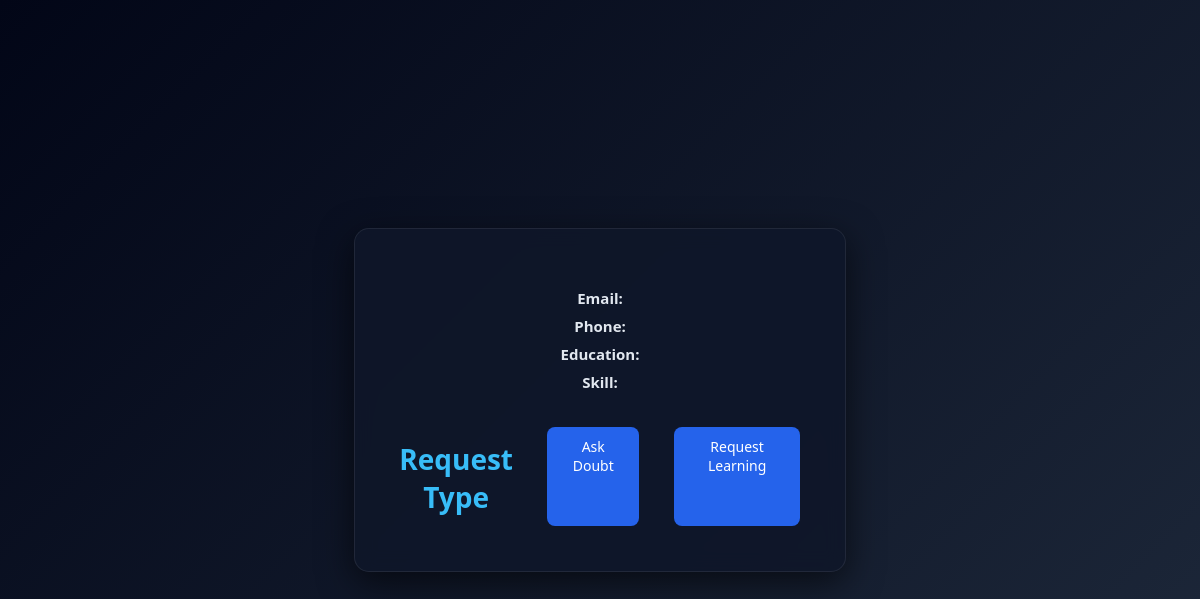
The page /mentor/saru (signed in) on the database as committed earlier.
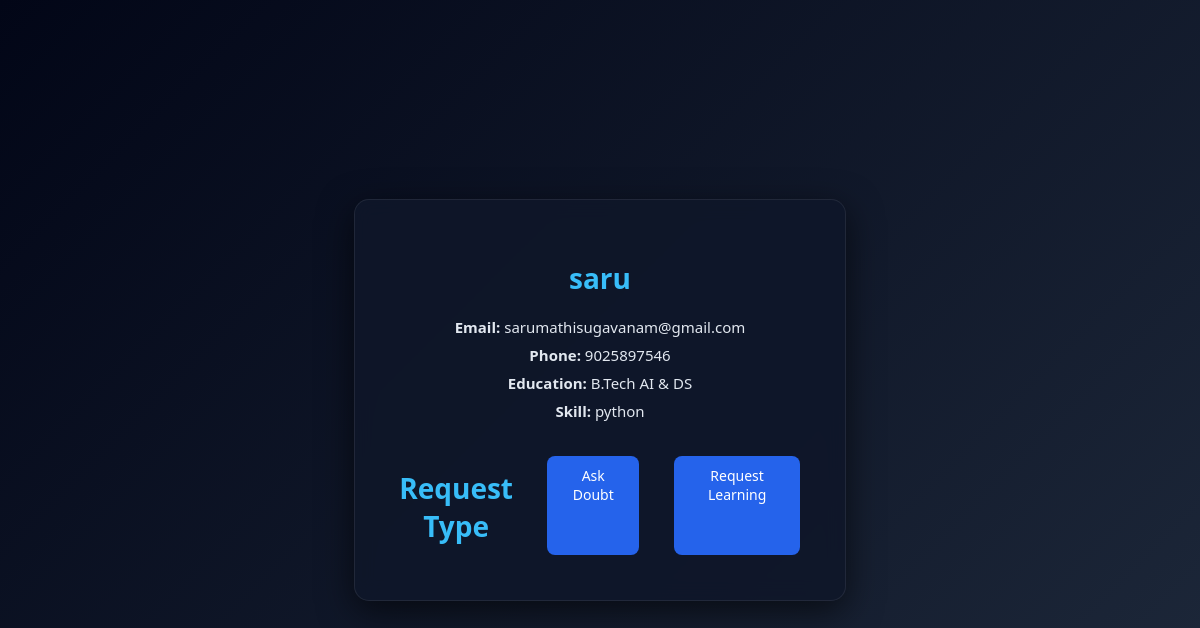
The same page on the database as committed later.
### tables this page shows
CREATE TABLE users(
id INTEGER PRIMARY KEY AUTOINCREMENT,
username TEXT,
email TEXT,
phone TEXT,
education TEXT,
skill TEXT,
password TEXT
);

### backend/routes/user_routes.py (the view)
@user_bp.route('/mentor/<username>')
def mentor_page(username):
    from utils.db import get_db
    conn=get_db()
    user=conn.execute(
    "SELECT * FROM users WHERE username=?",(username,)
    ).fetchone()
    status=get_request_status(session['user'],username)
    conn.close()
    return render_template(
        "mentor.html",
        user=user,
        status=status
    )

### backend/models/connection_model.py (called while the page is built)
def get_request_status(user1,user2):
    conn=get_db()
    status=conn.execute("""
    SELECT * FROM connections
    WHERE user1=? AND user2=?
    """,(user1,user2)).fetchone()
    conn.close()
    return status

### backend/utils/db.py (called while the page is built)
def get_db():
    conn = sqlite3.connect(DB_PATH)
    conn.row_factory = sqlite3.Row
    return conn

### frontend/templates/mentor.html (shortened to what this page needs)
<!DOCTYPE html>
<html>
<head>
<link rel="stylesheet" href="/static/css/style.css">
</head>
<body class="mentor-body">
<div class="mentor-card">
<h2>{{user.username}}</h2>
<p><b>Email:</b> {{user.email}}</p>
<p><b>Phone:</b> {{user.phone}}</p>
<p><b>Education:</b> {{user.education}}</p>
<p><b>Skill:</b> {{user.skill}}</p>
<div class="mentor-buttons">
<h2>Request Type</h2>
{% if status == None %}
<a href="/send_request/{{user.username}}/doubt" class="btn primary">
Ask Doubt
</a>
<a href="/send_request/{{user.username}}/learn" class="btn secondary">
Request Learning
</a>
{% elif status.status == "pending" %}
<button class="btn" disabled>
Request Sent (Pending)
</button>
{% elif status.status == "rejected" %}
<button class="btn danger" disabled>
Request Rejected
</button>
{% endif %}
</div>
</div>
</body>
</html>

### frontend/static/css/style.css (style rules this page uses)
body { margin:0; font-family: 'Segoe UI',sans-serif; background:#0f172a; color:white; }
.btn { display:inline-block; padding:12px 30px; margin:10px; border-radius:8px; background:#2563eb; color:white; text-decoration:none; transition:0.3s; }
.mentor-body { margin:0; height:100vh; display:flex; justify-content:center; align-items:center; background:linear-gradient(135deg,#020617,#1e293b); font-family:'Segoe UI',sans-serif; }
.mentor-card { width:420px; padding:35px; border-radius:15px; text-align:center; background:rgba(15,23,42,0.9); backdrop-filter:blur(10px); box-shadow:0 10px 35px rgba(0,0,0,0.6); border:1px solid rgba(255,255,255,0.08); transition:0.3s; }
.mentor-card h2 { font-size:28px; margin-bottom:20px; color:#38bdf8; }
.mentor-card p { font-size:15px; margin:8px 0; color:#e2e8f0; }
.mentor-buttons { margin-top:25px; display:flex; justify-content:center; gap:15px; }
.mentor-buttons .btn { padding:10px 22px; border-radius:8px; text-decoration:none; font-size:14px; background:#2563eb; color:white; transition:0.25s; }

Rows that differ between the two databases and show on the page:
added users: username "saru", email "sarumathisugavanam@gmail.com", phone "9025897546", education "B.Tech AI & DS", skill "python"
